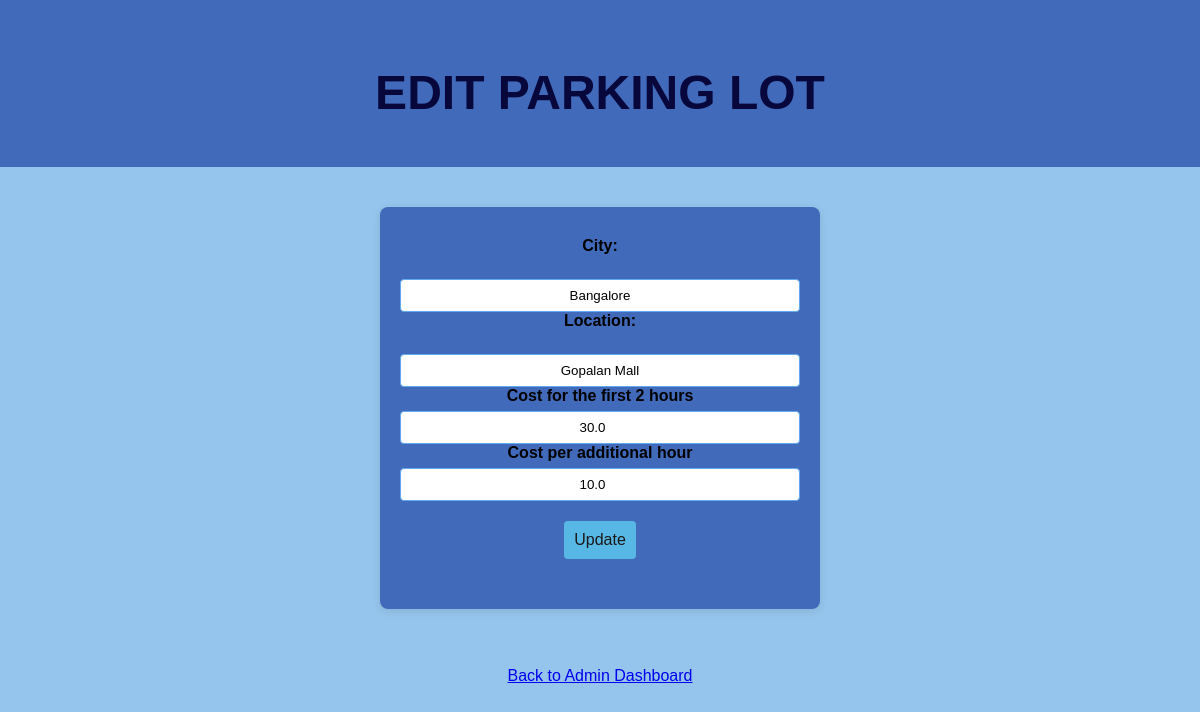
The page /edit_lot/4 on the database its author committed.
### models.py (models this page shows)
class Parking_Lot(db.Model):
    __tablename__ = 'parking_lots'
    lot_id = db.Column(db.Integer, primary_key=True)
    city = db.Column(db.String(120), nullable=False)
    location = db.Column(db.String(150), nullable=False)
    base_price = db.Column(db.Float, nullable=False)
    price = db.Column(db.Float, nullable=False)
    max_spots = db.Column(db.Integer, nullable=False)
    spot = db.relationship('Parking_Spot', backref='lot')

### app.py (the view, shortened to what this page needs)
@app.route("/edit_lot/<int:lot_id>", methods=["GET", "POST"])
def edit_lot(lot_id):
    lot = Parking_Lot.query.get(lot_id)
    return render_template("edit_lot.html", lot=lot, Spot_status=Spot_status)

### templates/edit_lot.html (shortened to what this page needs)
{% extends "base.html" %}
    {% block content %}
        <div class="header">
            <h1><b>EDIT PARKING LOT</b></h1>
        </div>
        <form action="{{ url_for('edit_lot', lot_id=lot.lot_id) }}" method="POST">
            <label for="city">City:</label><br>
            <input type="text" id="city" name="city" value="{{ lot.city }}" readonly>
            <label for="location">Location:</label><br>
            <input type="text" id="location" name="location" value="{{ lot.location }}" readonly>
            <label for="base_price">Cost for the first 2 hours</label>
            <input type="number" name="base_price" value="{{ lot.base_price }}" min="0"  step="5" required>
            <label for="price">Cost per additional hour</label>
            <input type="number" name="price" value="{{ lot.price }}" min="0" step="1" required>
            <button type="submit">Update</button>
        </form>
        <br>
        <center><a href="{{ url_for('admin_dashboard') }}">Back to Admin Dashboard</a></center>
        <br>
    {% endblock %}

### static/style.css (style rules this page uses)
body { font-family: Arial, Helvetica, sans-serif; background:rgb(149, 197, 236); margin: 0; padding: 0; }
h1 { text-align:center; color:rgb(7, 7, 59); margin-top: 50px; }
form { background: #426aba; max-width: 400px; margin: 40px auto; padding: 30px 20px; border-radius: 8px; box-shadow: 0 2px 8px rgba(0,0,0,0.1); text-align: center; }
label { display: block; margin-bottom: 6px; font-weight: bold; text-align: center; }
input[type="text"], input[type="number"], select { width: 100%; padding: 8px; margin-bottom: 20px auto; border: 1px solid #60a9ee; border-radius: 4px; box-sizing: border-box; text-align: center; }
button[type="submit"] { width: fit-content; padding: 10px; background: #57b8e5; color: #1b1818; border: none; margin: 20px auto; border-radius: 4px; font-size: 16px; display: block; }
.header { background-color:#426aba; color:rgb(2, 1, 1); padding: 15px; text-align: center; font-size: 24px; }

### rows shown on the page
Parking_Lot: city "Bangalore", location "Gopalan Mall", base_price "30.0", price "10.0"
